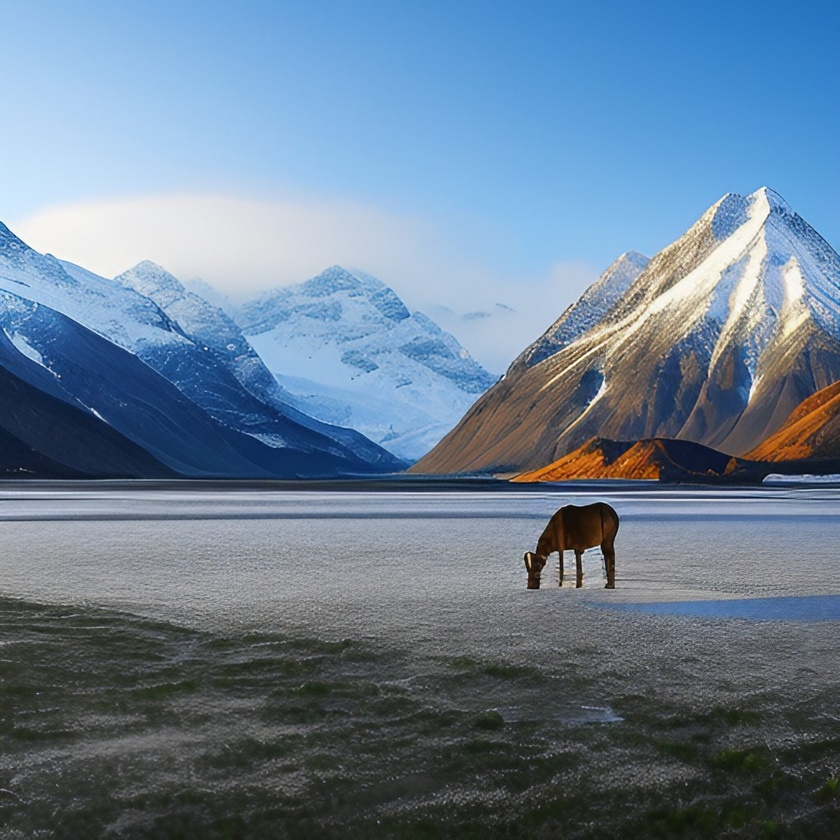
#> input picture ex02/image.jpg, 840 x 840 px, shrunk from 1024 x 1024 before the run
$ python question7.py
#> lines starting #> are read from the running program, lines starting #| are printed output that depends on the picture
import numpy as np
import matplotlib.pyplot as plt
from PIL import Image

# ==============================
# קריאת תמונה (נתיב בעברית אפשרי)
# ==============================
# image_path = r"C:\Users\The user\Desktop\מכללה\עיבוד תמונה נדב אהרוני\ex02\image.jpg"
image_path = "image.jpg" #כדי שירוץ גם בגיט
img = Image.open(image_path)
#> img is the input picture: PIL image 840x840 RGB; mean R, G, B 105.4, 126.7, 147.8

# ==============================
# המרה לגווני אפור
# ==============================
img_gray = img.convert("L")
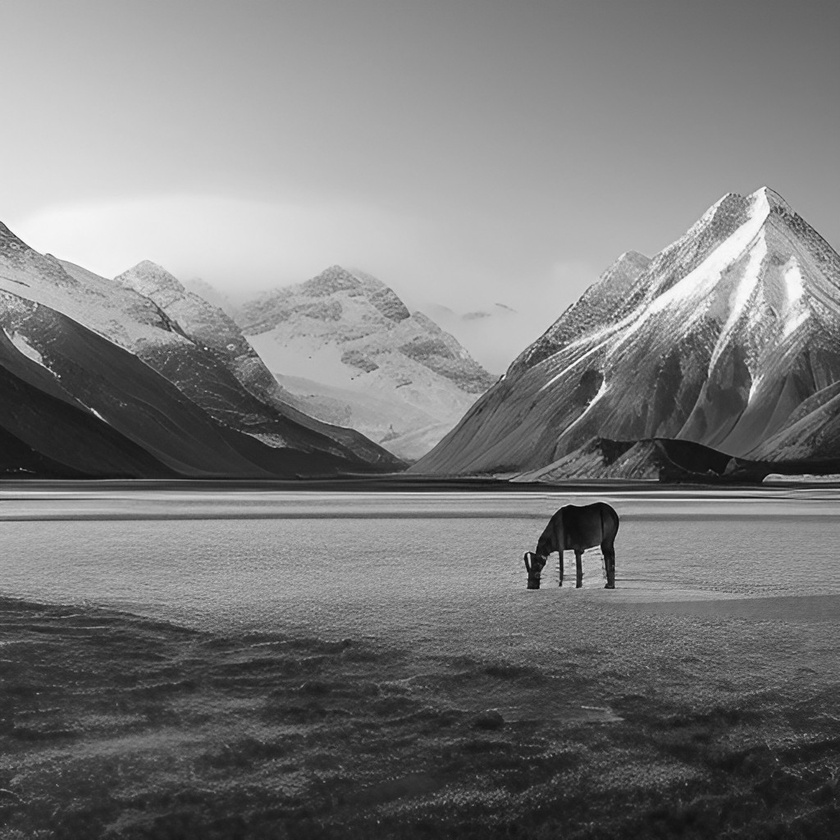
#> img_gray: PIL image 840x840 L; min 3, max 254, mean 122.7
img_gray_np = np.array(img_gray)

# ==============================
# חישוב היסטוגרמה ידני
# ==============================
hist = np.zeros(256, dtype=int)
for value in img_gray_np.flatten():
    hist[value] += 1
#> this loop made 705600 passes
#> value on passes 1 to 3: 183, 184, 185
#> after the loop, hist = 256 values, max 5526 at index 49, min 0 at index 0, mean 2756.2

# ==============================
# הצגה: תמונה + היסטוגרמה
# ==============================
plt.figure(figsize=(12,5))

# תמונה בגווני אפור
plt.subplot(1,2,1)
plt.imshow(img_gray_np, cmap='gray', vmin=0, vmax=255)
plt.title("Grayscale Image")
plt.axis('off')

# היסטוגרמה
plt.subplot(1,2,2)
plt.bar(range(256), hist, color='gray')
plt.title("Histogram")
plt.xlabel("Pixel Value (0-255)")
plt.ylabel("Frequency")

plt.tight_layout()
plt.show()
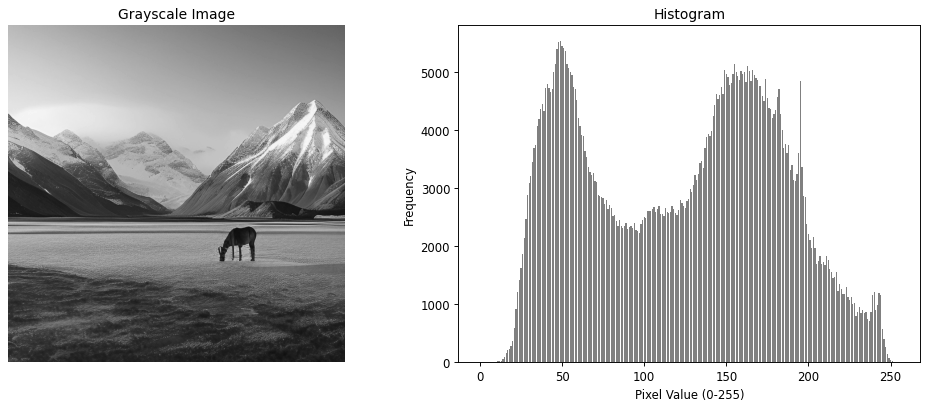
#> figure drawn by matplotlib, 2 panels; panel 2: tallest bar 5526 high, from x = 48.6 to 49.4
